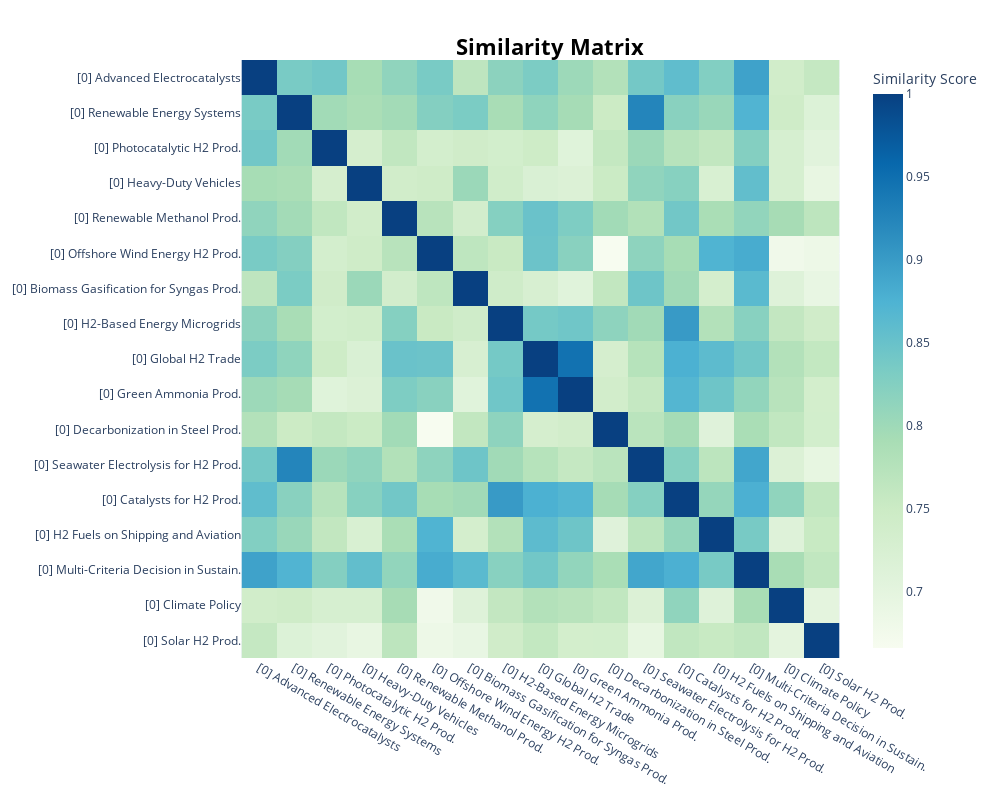

Notebook cell for this chart:
### Code cell
# Extract the topics and their labels
topics_f = GPT_topics['Topic'].tolist()
labels_f = GPT_topics['topic_label'].tolist()

# Filter the topics that include '[2]' in their labels
filtered_topics = [topic for topic, label in zip(topics_f, labels_f) if '[0]' in label]

# Visualize the heatmap using the filtered topics
topic_model.visualize_heatmap(
    topics=filtered_topics,
    custom_labels=True,
    height=800,
    width=1000
)

### Figure 1 — Plotly figure (JSON) as saved in the notebook; plotly's stock layout.template omitted (floating-point values rounded to 4 significant figures; data arrays with more than 128 entries replaced by an {"elided": "..."} marker saying what was removed)
{"data": [{"coloraxis": "coloraxis", "hovertemplate": "x: %{x}<br>y: %{y}<br>Similarity Score: %{z}<extra></extra>", "name": "0", "type": "heatmap", "x": ["[0] Advanced Electrocatalysts", "[0] Renewable Energy Systems", "[0] Photocatalytic H2 Prod.", "[0] Heavy-Duty Vehicles", "[0] Renewable Methanol Prod.", "[0] Offshore Wind Energy H2 Prod.", "[0] Biomass Gasification for Syngas Prod.", "[0] H2-Based Energy Microgrids", "[0] Global H2 Trade", "[0] Green Ammonia Prod.", "[0] Decarbonization in Steel Prod.", "[0] Seawater Electrolysis for H2 Prod.", "[0] Catalysts for H2 Prod.", "[0] H2 Fuels on Shipping and Aviation", "[0] Multi-Criteria Decision in Sustain.", "[0] Climate Policy", "[0] Solar H2 Prod."], "xaxis": "x", "y": ["[0] Advanced Electrocatalysts", "[0] Renewable Energy Systems", "[0] Photocatalytic H2 Prod.", "[0] Heavy-Duty Vehicles", "[0] Renewable Methanol Prod.", "[0] Offshore Wind Energy H2 Prod.", "[0] Biomass Gasification for Syngas Prod.", "[0] H2-Based Energy Microgrids", "[0] Global H2 Trade", "[0] Green Ammonia Prod.", "[0] Decarbonization in Steel Prod.", "[0] Seawater Electrolysis for H2 Prod.", "[0] Catalysts for H2 Prod.", "[0] H2 Fuels on Shipping and Aviation", "[0] Multi-Criteria Decision in Sustain.", "[0] Climate Policy", "[0] Solar H2 Prod."], "yaxis": "y", "z": {"elided": "17x17 float values"}}], "layout": {"coloraxis": {"colorbar": {"title": {"text": "Similarity Score"}}, "colorscale": [[0, "rgb(247,252,240)"], [0.125, "rgb(224,243,219)"], [0.25, "rgb(204,235,197)"], [0.375, "rgb(168,221,181)"], [0.5, "rgb(123,204,196)"], [0.625, "rgb(78,179,211)"], [0.75, "rgb(43,140,190)"], [0.875, "rgb(8,104,172)"], [1, "rgb(8,64,129)"]]}, "height": 800, "hoverlabel": {"bgcolor": "white", "font": {"family": "Rockwell", "size": 16}}, "legend": {"title": {"text": "Trend"}}, "margin": {"t": 60}, "showlegend": true, "title": {"font": {"color": "Black", "size": 22}, "text": "<b>Similarity Matrix</b>", "x": 0.55, "xanchor": "center", "y": 0.95, "yanchor": "top"}, "width": 1000, "xaxis": {"anchor": "y", "constrain": "domain", "domain": [0, 1], "scaleanchor": "y"}, "yaxis": {"anchor": "x", "autorange": "reversed", "constrain": "domain", "domain": [0, 1]}}}
